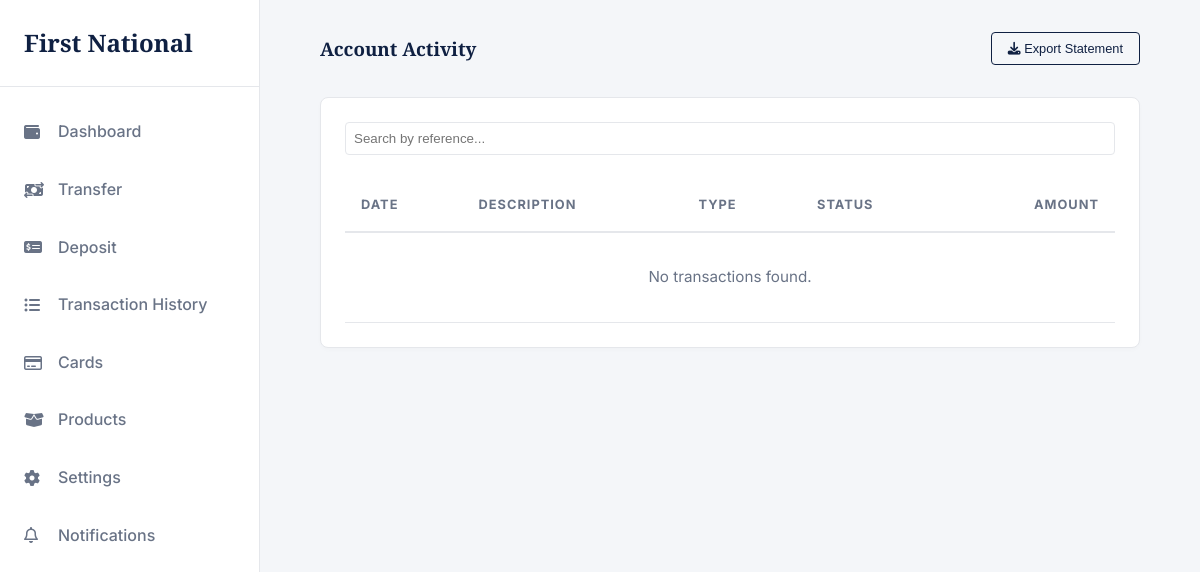
The page /history/ (signed in) on the database as committed earlier.
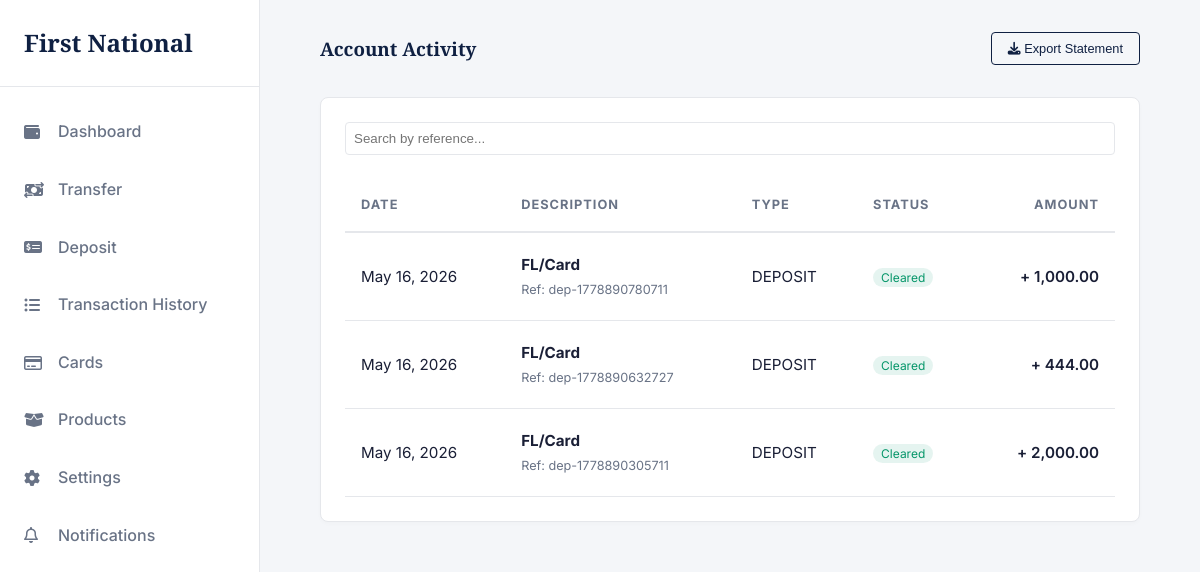
The same page on the database as committed later.
### app/models.py (models this page shows, shortened)
class Transaction(models.Model):
    class TransactionType(models.TextChoices):
        DEPOSIT    = "DEPOSIT",    "Deposit"
        WITHDRAWAL = "WITHDRAWAL", "Withdrawal"
        TRANSFER   = "TRANSFER",   "Transfer"
        REVERSAL   = "REVERSAL",   "Reversal"
    class Status(models.TextChoices):
        PENDING   = "PENDING",   "Pending"
        COMPLETED = "COMPLETED", "Completed"
        FAILED    = "FAILED",    "Failed"
        REVERSED  = "REVERSED",  "Reversed"
    id              = models.UUIDField(primary_key=True, default=uuid.uuid4, editable=False)
    account         = models.ForeignKey(Account, on_delete=models.PROTECT, related_name="transactions")
    transaction_type = models.CharField(max_length=20, choices=TransactionType.choices)
    amount          = models.DecimalField(max_digits=18, decimal_places=2)
    balance_before  = models.DecimalField(max_digits=18, decimal_places=2)
    balance_after   = models.DecimalField(max_digits=18, decimal_places=2)
    description     = models.TextField(blank=True)
    reference       = models.CharField(max_length=100, unique=True, db_index=True)  # idempotency key
    status          = models.CharField(max_length=20, choices=Status.choices, default=Status.PENDING)
    counterpart_account = models.ForeignKey(
        Account,
        null=True, blank=True,
        on_delete=models.SET_NULL,
        related_name="incoming_transfers",
    )
    created_at = models.DateTimeField(auto_now_add=True, db_index=True)
    updated_at = models.DateTimeField(auto_now=True)
    class Meta:
        db_table = "transactions"
        ordering = ["-created_at"]

### app/views.py (the view)
# urls.py: path('history/', history, name='history'),
@login_required(login_url='accounts:login')
def history(request):
    transfers = Transaction.objects.filter(account=request.user.account).order_by('-created_at')
    paginator = Paginator(transfers, 30)  # 20 per page
    page_number = request.GET.get('page', 1)
    page_obj = paginator.get_page(page_number)
    context = {
        'page_obj': page_obj,
    }
    return render(request, 'User/history.html', context)

### templates/User/history.html (shortened to what this page needs)
{% extends 'base.html' %}
{% load static %}
{% load humanize %}
{% block content %}
        <main class="main-content">
            <div class="top-bar">
                <h3>Account Activity</h3>
                <button class="btn btn-outline" style="padding: 0.5rem 1rem; font-size: 0.8rem;"><i class="fa-solid fa-download"></i> Export Statement</button>
            </div>
            <div class="card" style="padding: 1.5rem;">
                <div class="filter-bar">
                    <input type="text" placeholder="Search by reference..." style="flex: 1;">
                </div>
                <div style="overflow-x: auto;">
                    <table class="transaction-table">
                        <thead>
                            <tr>
                                <th>Date</th>
                                <th>Description</th>
                                <th>Type</th>
                                <th>Status</th>
                                <th style="text-align: right;">Amount</th>
                            </tr>
                        </thead>
                        <tbody>
                            {% for x in page_obj %}
                            <tr class="transaction-row">
                                <td>{{ x.created_at|date:"M d, Y" }}</td>
                                <td><strong>{% if x.description %}{{x.description}}{% else %}No Description{% endif %}</strong><br><small style="color: var(--text-secondary);">
                                  Ref: {{x.reference}}</small></td>
                                <td>{{x.transaction_type}}</td>
                                {% if x.status == 'COMPLETED' %}
                                <td><span style="background: rgba(5, 150, 105, 0.1); color: var(--success); padding: 2px 8px; border-radius: 12px; font-size: 0.75rem;">Cleared</span></td>
                                {% elif x.status == 'PENDING' %}
                                <td><span style="background: rgba(217, 119, 6, 0.1); color: var(--warning); padding: 2px 8px; border-radius: 12px; font-size: 0.75rem;">Pending</span></td>
                                {% elif x.status == 'FAILED' %}
                                <td><span style="background: rgba(220, 38, 38, 0.1); color: var(--danger); padding: 2px 8px; border-radius: 12px; font-size: 0.75rem;">Failed</span></td>
                                {% elif x.status == 'REVERSAL' %}
                                <td><span style="background: rgba(217, 119, 6, 0.1); color: var(--warning); padding: 2px 8px; border-radius: 12px; font-size: 0.75rem;">Reversed</span></td>
                                {% endif %}
                                {% if x.transaction_type == 'DEPOSIT' %}
                                <td style="font-weight: 600; text-align: right;">+ {{x.amount|intcomma}}</td>
                                {% elif x.transaction_type == 'WITHDRAWAL' %}
                                <td style="font-weight: 600; text-align: right;">- {{x.amount|intcomma}}</td>
                                {% endif %}
                            </tr>
                            {% empty %}
                            <tr class="no-results">
                                <td colspan="5" style="text-align: center; padding: 2rem; color: var(--text-secondary);">
                                    No transactions found.
                                </td>
                            </tr>
                            {% endfor %}
                        </tbody>
                    </table>
                </div>
            </div>
        </main>
{% endblock %}

### templates/base.html (shortened to what this page needs)
{% load static %}
<!DOCTYPE html>
<html lang="en">
<head>
    <link rel="stylesheet" href="https://cdnjs.cloudflare.com/ajax/libs/font-awesome/6.4.0/css/all.min.css">
    <link rel="stylesheet" href="{% static 'css/styles.css' %}">
</head>
<body>
    <div class="secure-wrapper">
        <aside class="sidebar">
            <div class="sidebar-header">
                <h2>First National</h2>
            </div>
            <nav class="sidebar-nav">
                <a href="{% url 'app:dashboard' %}"><i class="fa-solid fa-wallet"></i> Dashboard</a>
                <a href="{% url 'app:transfer' %}"><i class="fa-solid fa-money-bill-transfer"></i> Transfer</a>
                <a href="{% url 'app:deposit' %}"><i class="fa-solid fa-money-check-dollar"></i> Deposit</a>
                <a href="{% url 'app:history' %}"><i class="fa-solid fa-list-ul"></i> Transaction History</a>
                <a href="{% url 'app:cards' %}"><i class="fa-regular fa-credit-card"></i> Cards</a>
                <a href="{% url 'app:products' %}"><i class="fa-solid fa-box-open"></i> Products</a>
                <a href="{% url 'app:settings' %}"><i class="fa-solid fa-gear"></i> Settings</a>
                <a href="{% url 'app:notifications' %}"><i class="fa-regular fa-bell"></i> Notifications
                </a>
            </nav>
        </aside>
    {% block content %}
      {% endblock %}
    </div>
</body>
</html>

### static/css/styles.css (style rules this page uses)
:root { --bg-color: #f4f6f9; --surface-color: #ffffff; --text-primary: #1a1f36; --text-secondary: #697386; --brand-primary: #0f2042; --brand-accent: #cba052; --border-color: #e5e7eb; --success: #059669; --danger: #dc2626; --warning: #d97706; --font-heading: 'Playfair Display', serif; --font-body: 'Inter', sans-serif; --sidebar-width: 260px; --transition: all 0.3s ease; }
* { margin: 0; padding: 0; box-sizing: border-box; }
body { font-family: var(--font-body); background-color: var(--bg-color); color: var(--text-primary); line-height: 1.6; transition: background-color var(--transition), color var(--transition); }
h1, h2, h3, h4, .brand-logo { font-family: var(--font-heading); color: var(--brand-primary); }
a { text-decoration: none; color: var(--brand-primary); }
.btn { display: inline-block; padding: 0.75rem 1.5rem; border-radius: 4px; font-weight: 500; cursor: pointer; text-align: center; border: none; transition: var(--transition); }
.btn-outline { border: 1px solid var(--brand-primary); color: var(--brand-primary); background: transparent; }
.card { background-color: var(--surface-color); border: 1px solid var(--border-color); border-radius: 8px; padding: 1.5rem; box-shadow: 0 2px 4px rgba(0,0,0,0.02); }
.secure-wrapper { display: flex; min-height: 100vh; }
.sidebar { width: var(--sidebar-width); background-color: var(--surface-color); border-right: 1px solid var(--border-color); display: flex; flex-direction: column; }
.sidebar-header { padding: 1.5rem; border-bottom: 1px solid var(--border-color); }
.sidebar-nav { padding: 1rem 0; flex-grow: 1; }
.sidebar-nav a { display: flex; align-items: center; padding: 1rem 1.5rem; color: var(--text-secondary); font-weight: 500; transition: var(--transition); }
.sidebar-nav a i { width: 24px; margin-right: 10px; }
.main-content { flex: 1; padding: 2rem 5%; overflow-y: auto; }
.top-bar { display: flex; justify-content: space-between; align-items: center; margin-bottom: 2rem; }

### templates/User/history.html (style rules this page uses)
.filter-bar { display: flex; gap: 1rem; margin-bottom: 1.5rem; }
.filter-bar input, .filter-bar select { padding: 0.5rem; border: 1px solid var(--border-color); border-radius: 4px; background: var(--surface-color); color: var(--text-primary); }
.transaction-table { width: 100%; border-collapse: collapse; }
.transaction-table th { text-align: left; padding: 1rem; border-bottom: 2px solid var(--border-color); color: var(--text-secondary); font-size: 0.8rem; text-transform: uppercase; letter-spacing: 1px; }
.transaction-table td { padding: 1.2rem 1rem; border-bottom: 1px solid var(--border-color); font-size: 0.95rem; }

Rows that differ between the two databases and show on the page:
added Transaction: created_at "May 16, 2026", description "FL/Card", reference "dep-1778890780711", transaction_type "DEPOSIT", status "Cleared", amount "1,000.00"
added Transaction: created_at "May 16, 2026", description "FL/Card", reference "dep-1778890632727", transaction_type "DEPOSIT", status "Cleared", amount "444.00"
added Transaction: created_at "May 16, 2026", description "FL/Card", reference "dep-1778890305711", transaction_type "DEPOSIT", status "Cleared", amount "2,000.00"
Other text that changed with them:
text no longer shown: "No transactions found."
